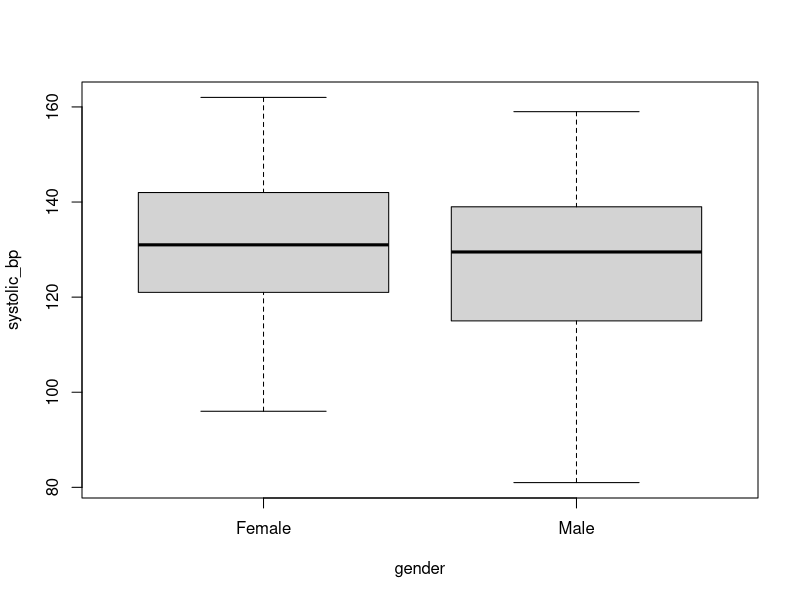
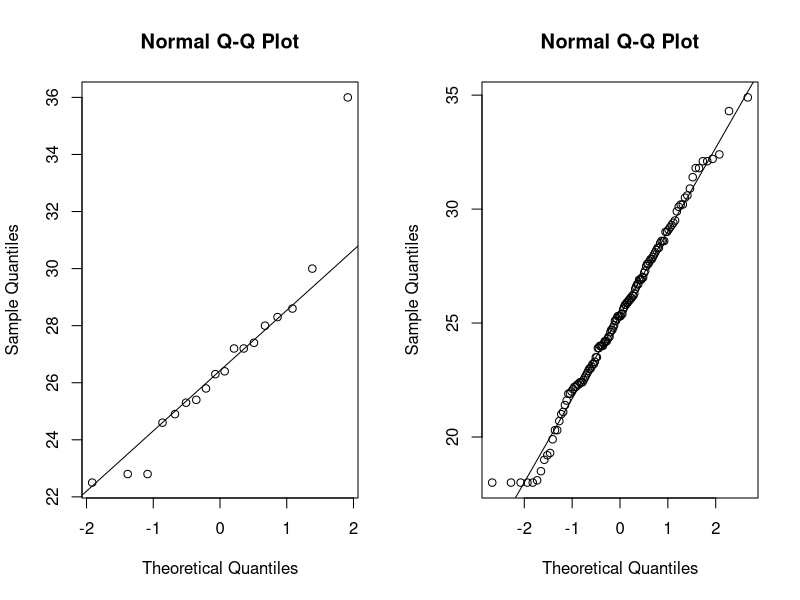

Write the R code that produced these figures, in order.
## ---- chunk 1
heart_data = read.csv("heart_health.csv")
## ---- chunk 2
nrow(subset(heart_data, age < 35))
## ---- chunk 3
mean(heart_data$bmi[heart_data$age > 60])

# or

mean(heart_data$bmi[heart_data$age >= 60])

## ---- chunk 4

boxplot(systolic_bp ~ gender, data = heart_data)

## ---- chunk 5
table(heart_data$heart_disease)
## ---- chunk 6

with_disease = subset(heart_data, heart_disease == "Yes")

without_disease = subset(heart_data, heart_disease == "No")

par(mfrow = c(1, 2))
qqnorm(with_disease$bmi)
qqline(with_disease$bmi)

qqnorm(without_disease$bmi)
qqline(without_disease$bmi)
## ---- chunk 7
var.test(with_disease$bmi, without_disease$bmi)
## ---- chunk 8

t.test(with_disease$bmi, without_disease$bmi)
## ---- chunk 9
chisq.test(heart_data$smoking_status, heart_data$heart_disease)$expected
## ---- chunk 10
heart_data$new_smoking = ifelse(heart_data$smoking_status == "Current", "Former", heart_data$smoking_status)

chisq.test(heart_data$new_smoking, heart_data$heart_disease)$expected
## ---- chunk 11
chisq.test(heart_data$new_smoking, heart_data$heart_disease)
## ---- chunk 12
lm_chol = lm(cholesterol ~ age + bmi, data = heart_data)
## ---- chunk 13
summary(lm_chol)
